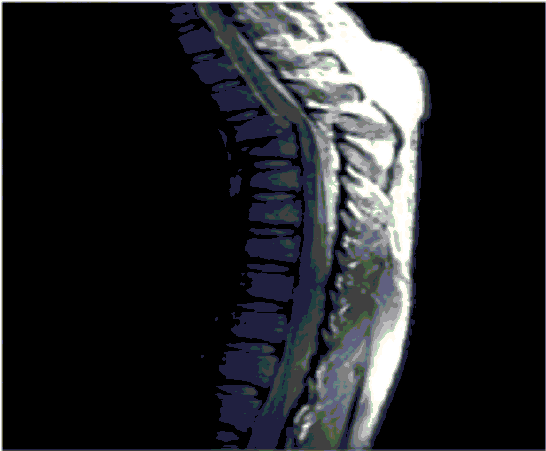
#> input picture lab1/MRIspineFracture.bmp, 546 x 451 px
$ python ass.py
#> lines starting #> are read from the running program, lines starting #| are printed output that depends on the picture
from PIL import Image
import numpy as np
import matplotlib.pyplot as plt

def read_bmp(file_path):
#> called with file_path = 'MRIspineFracture.bmp'
    image = Image.open(file_path)
#> image is the input picture: PIL image 546x451 P; mean R, G, B 35, 36.3, 39
    return image

def intensity_averaging(image):
    return image.convert('L')
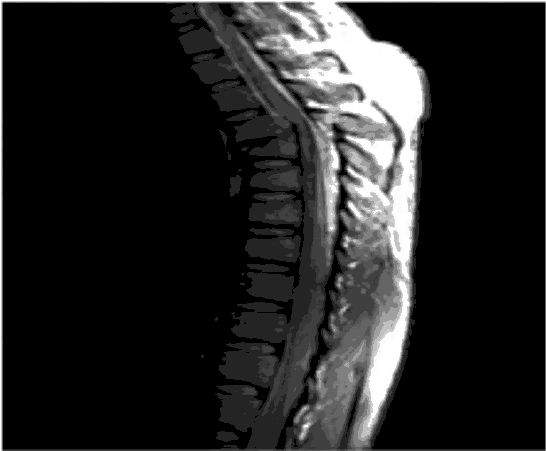
#> returned value: PIL image 546x451 L; min 0, max 255, mean 36.2

def intensity_inversion(image):
    return Image.fromarray(255 - np.array(image))
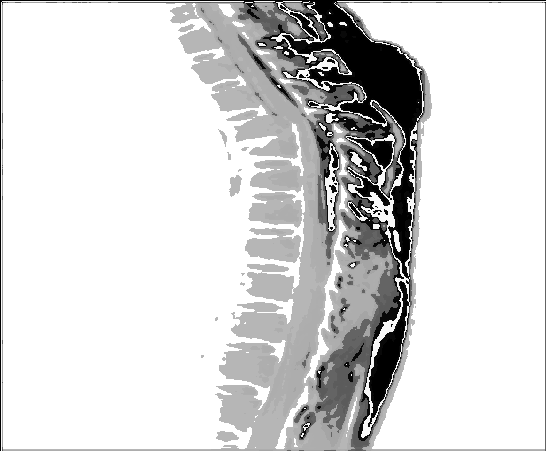
#> returned value: PIL image 546x451 L; min 0, max 255, mean 215.2

def sub_sampling(image, factor):
#> called with factor = 2
    width, height = image.size
#> width = 546; height = 451
    new_width, new_height = width // factor, height // factor
#> new_width = 273; new_height = 225
    return image.resize((new_width, new_height))
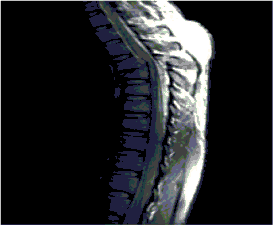
#> returned value: PIL image 273x225 P; mean R, G, B 34.5, 35.9, 38.7

def main():
    # Replace 'input.bmp' with the path to your BMP file
    file_path = 'MRIspineFracture.bmp'

    # Read the BMP file
    original_image = read_bmp(file_path)

    # Perform intensity averaging
    averaged_image = intensity_averaging(original_image)

    # Perform intensity inversion
    inverted_image = intensity_inversion(original_image)

    # Perform sub-sampling with factor 2
    subsampled_image = sub_sampling(original_image, factor=2)

    # Display the images
    plt.figure(figsize=(10, 5))

    plt.subplot(2, 3, 1)
    plt.imshow(original_image)
    plt.title('Original Image')

    plt.subplot(2, 3, 2)
    plt.imshow(averaged_image, cmap='gray')
    plt.title('Intensity Averaging')

    plt.subplot(2, 3, 3)
    plt.imshow(inverted_image, cmap='gray')
    plt.title('Intensity Inversion')

    plt.subplot(2, 3, 4)
    plt.imshow(original_image)
    plt.title('Original Image')

    plt.subplot(2, 3, 5)
    plt.imshow(subsampled_image)
    plt.title('Sub-sampling (Factor 2)')

    plt.tight_layout()
    plt.show()
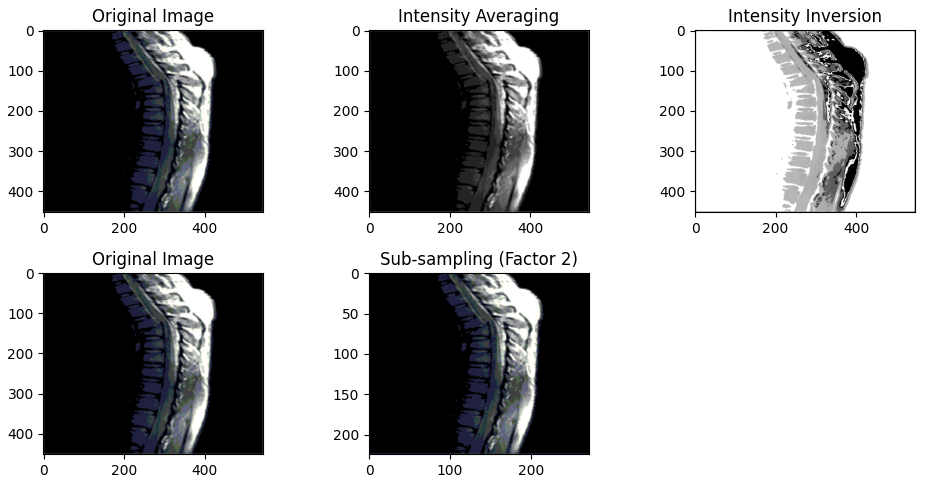
#> figure drawn by matplotlib, 5 panels

if __name__ == "__main__":
    main()
